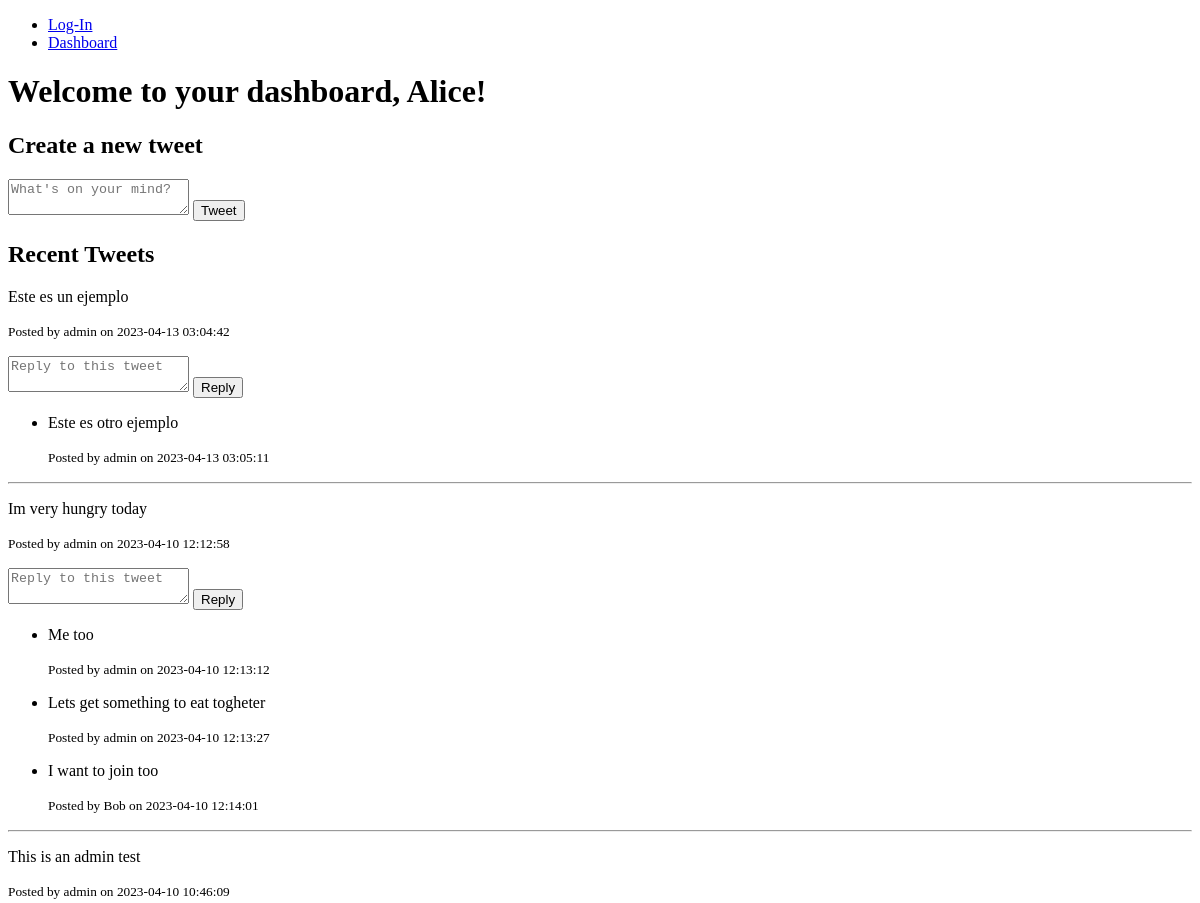
Before: /dashboard/Alice (upper part) with the older database file.
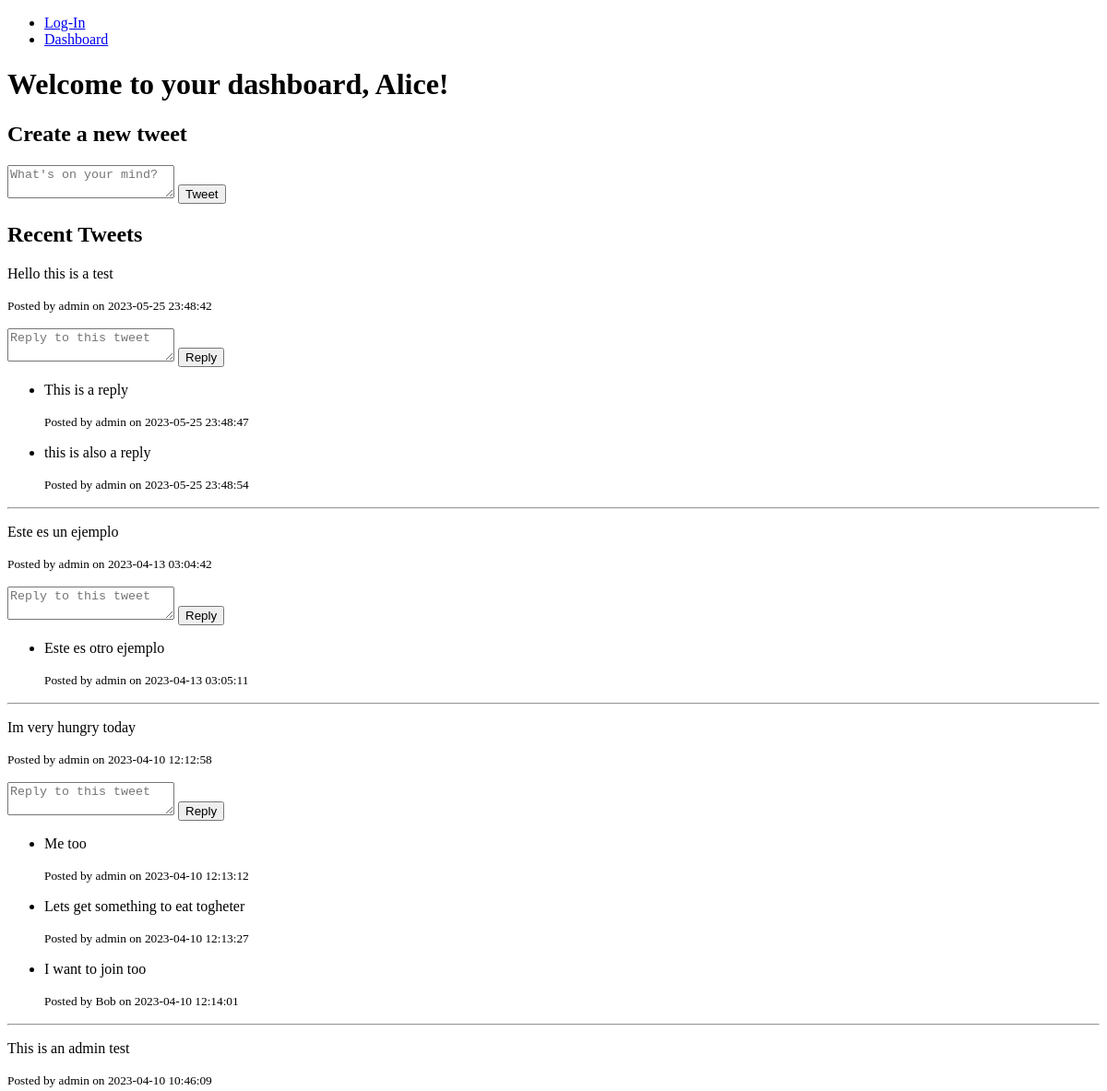
After: the same page with the newer database file.
### models.py (models this page shows, shortened)
class User(db.Model):
    id = db.Column(db.Integer, primary_key=True)
    username = db.Column(db.String(50), unique=True, nullable=False)
    password_hash = db.Column(db.String(128), nullable=False)
    tweets = db.relationship('Tweet', backref='user', lazy=True)
    threads = db.relationship('Thread', backref='user', lazy=True)
    events = db.relationship('Event', backref='user', lazy=True)
    @property
    def password(self):
        raise AttributeError('password is not a readable attribute')

class Tweet(db.Model):
    id = db.Column(db.Integer, primary_key=True)
    content = db.Column(db.String(300), nullable=False)
    user_id = db.Column(db.Integer, db.ForeignKey('user.id'), nullable=False)
    timestamp = db.Column(db.DateTime, default=db.func.now())
    threads = db.relationship('Thread', backref='tweet', lazy=True)

class Thread(db.Model):
    id = db.Column(db.Integer, primary_key=True)
    content = db.Column(db.String(300), nullable=False)
    user_id = db.Column(db.Integer, db.ForeignKey('user.id'), nullable=False)
    tweet_id = db.Column(db.Integer, db.ForeignKey('tweet.id'), nullable=False)
    parent_id = db.Column(db.Integer, db.ForeignKey('thread.id'))
    timestamp = db.Column(db.DateTime, default=db.func.now())
    replies = db.relationship('Thread', backref=db.backref('parent', remote_side=[id]), lazy='dynamic')

### app.py (the view)
@app.route('/dashboard/<string:username>')
def dashboard(username):
    user = user_controller.get_user_by_username(username)
    if not user:
        return 'User not found'
    most_commented_tweet = tweet_controller.get_most_commented_tweet_of_day()
    most_threads_user = thread_controller.get_user_with_most_threads_in_day()
    tweets = tweet_controller.get_latest_tweets(10)
    return render_template('dashboard.html', user=user, tweets=tweets, most_commented_tweet=most_commented_tweet, most_threads_user=most_threads_user)

### controllers.py (called while the page is built)
    def get_latest_tweets(self, limit):
        return Tweet.query.order_by(Tweet.timestamp.desc()).limit(limit)

    def get_most_commented_tweet_of_day(self):
        today = date.today()
        most_commented_tweet = db.session.query(Tweet).join(Thread).filter(Thread.timestamp >= today).group_by(
            Tweet.id).order_by(db.func.count(Thread.id).desc()).first()
        return most_commented_tweet

    def get_user_with_most_threads_in_day(self):
        today = date.today()
        threads = Thread.query.filter(db.func.date(Thread.timestamp) == today).all()
        user_counts = {}
        for thread in threads:
            user_id = thread.user_id
            if user_id in user_counts:
                user_counts[user_id] += 1
            else:
                user_counts[user_id] = 1
        if not user_counts:
            return None
        user_id_with_most_threads = max(user_counts, key=user_counts.get)
        user = User.query.get(user_id_with_most_threads)
        return user

    def get_user_by_username(self, username):
        return User.query.filter_by(username=username).first()

### templates/dashboard.html (shortened to what this page needs)
{% extends "base.html" %}
{% block content %}
    <h1>Welcome to your dashboard, {{ user.username }}!</h1>
    <h2>Create a new tweet</h2>
    <form method="POST" action="{{ url_for('create_tweet') }}">
        <textarea name="content" placeholder="What's on your mind?" required></textarea>
        <button type="submit">Tweet</button>
    </form>
    <h2>Recent Tweets</h2>
    {% if tweets %}
        {% for tweet in tweets %}
            <div class="tweet">
                <p>{{ tweet.content }}</p>
                <p><small>Posted by {{ tweet.user.username }} on {{ tweet.timestamp }}</small></p>
                <form method="POST" action="{{ url_for('create_thread') }}">
                    <textarea name="content" placeholder="Reply to this tweet" required></textarea>
                    <button type="submit">Reply</button>
                </form>
                {% for thread in tweet.threads %}
                    <ul>
                        <li>
                            <p>{{ thread.content }}</p>
                            <p><small>Posted by {{ thread.user.username }} on {{ thread.timestamp }}</small></p>
                        </li>
                    </ul>
                {% endfor %}
            </div>
            <hr>
        {% endfor %}
    {% else %}
        <p>No tweets yet.</p>
    {% endif %}
{% endblock %}

### templates/base.html (shortened to what this page needs)
<!DOCTYPE html>
<html>
    <head>
    </head>
    <body>
        <nav>
            <ul>
                <li><a href="/">Log-In</a></li>
                <li><a href="/dashboard">Dashboard</a></li>
            </ul>
        </nav>
        {% block content %}
        {% endblock %}
    </body>
</html>

Changed rows visible on the page:
added Tweet: content "Hello this is a test", user.username "admin", timestamp "2023-05-25 23:48:42"
added Thread: content "This is a reply", user.username "admin", timestamp "2023-05-25 23:48:47", shown under "Hello this is a test"
added Thread: content "this is also a reply", user.username "admin", timestamp "2023-05-25 23:48:54", shown under "Hello this is a test"
